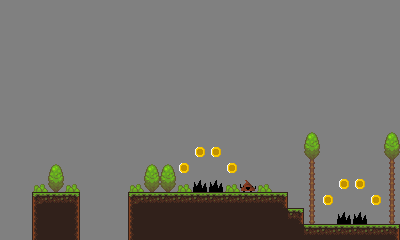

Rendered tile map (Tiled .tmx) drawn with the repository's tilesets; below, a short description and the full map source, tile grids included:
An orthogonal 25x15 tile map with 16x16 px tiles, 1 tile layer (Kachelebene 1), 2 tilesets.

<map version="1.0" orientation="orthogonal" renderorder="right-down" width="25" height="15" tilewidth="16" tileheight="16" backgroundcolor="#808080">
 <tileset firstgid="1" source="tiles.tsx" />
 <tileset firstgid="177" source="tiles.tsx" />
 <layer name="Kachelebene 1" width="25" height="15">
  <data>
   <tile gid="0" />
   <tile gid="0" />
   <tile gid="0" />
   <tile gid="0" />
   <tile gid="0" />
   <tile gid="0" />
   <tile gid="0" />
   <tile gid="0" />
   <tile gid="0" />
   <tile gid="0" />
   <tile gid="0" />
   <tile gid="0" />
   <tile gid="0" />
   <tile gid="0" />
   <tile gid="0" />
   <tile gid="0" />
   <tile gid="0" />
   <tile gid="0" />
   <tile gid="0" />
   <tile gid="0" />
   <tile gid="0" />
   <tile gid="0" />
   <tile gid="0" />
   <tile gid="0" />
   <tile gid="0" />
   <tile gid="0" />
   <tile gid="0" />
   <tile gid="0" />
   <tile gid="0" />
   <tile gid="0" />
   <tile gid="0" />
   <tile gid="0" />
   <tile gid="0" />
   <tile gid="0" />
   <tile gid="0" />
   <tile gid="0" />
   <tile gid="0" />
   <tile gid="0" />
   <tile gid="0" />
   <tile gid="0" />
   <tile gid="0" />
   <tile gid="0" />
   <tile gid="0" />
   <tile gid="0" />
   <tile gid="0" />
   <tile gid="0" />
   <tile gid="0" />
   <tile gid="0" />
   <tile gid="0" />
   <tile gid="0" />
   <tile gid="0" />
   <tile gid="0" />
   <tile gid="0" />
   <tile gid="0" />
   <tile gid="0" />
   <tile gid="0" />
   <tile gid="0" />
   <tile gid="0" />
   <tile gid="0" />
   <tile gid="0" />
   <tile gid="0" />
   <tile gid="0" />
   <tile gid="0" />
   <tile gid="0" />
   <tile gid="0" />
   <tile gid="0" />
   <tile gid="0" />
   <tile gid="0" />
   <tile gid="0" />
   <tile gid="0" />
   <tile gid="0" />
   <tile gid="0" />
   <tile gid="0" />
   <tile gid="0" />
   <tile gid="0" />
   <tile gid="0" />
   <tile gid="0" />
   <tile gid="0" />
   <tile gid="0" />
   <tile gid="0" />
   <tile gid="0" />
   <tile gid="0" />
   <tile gid="0" />
   <tile gid="0" />
   <tile gid="0" />
   <tile gid="0" />
   <tile gid="0" />
   <tile gid="0" />
   <tile gid="0" />
   <tile gid="0" />
   <tile gid="0" />
   <tile gid="0" />
   <tile gid="0" />
   <tile gid="0" />
   <tile gid="0" />
   <tile gid="0" />
   <tile gid="0" />
   <tile gid="0" />
   <tile gid="0" />
   <tile gid="0" />
   <tile gid="0" />
   <tile gid="0" />
   <tile gid="0" />
   <tile gid="0" />
   <tile gid="0" />
   <tile gid="0" />
   <tile gid="0" />
   <tile gid="0" />
   <tile gid="0" />
   <tile gid="0" />
   <tile gid="0" />
   <tile gid="0" />
   <tile gid="0" />
   <tile gid="0" />
   <tile gid="0" />
   <tile gid="0" />
   <tile gid="0" />
   <tile gid="0" />
   <tile gid="0" />
   <tile gid="0" />
   <tile gid="0" />
   <tile gid="0" />
   <tile gid="0" />
   <tile gid="0" />
   <tile gid="0" />
   <tile gid="0" />
   <tile gid="0" />
   <tile gid="0" />
   <tile gid="0" />
   <tile gid="0" />
   <tile gid="0" />
   <tile gid="0" />
   <tile gid="0" />
   <tile gid="0" />
   <tile gid="0" />
   <tile gid="0" />
   <tile gid="0" />
   <tile gid="0" />
   <tile gid="0" />
   <tile gid="0" />
   <tile gid="0" />
   <tile gid="0" />
   <tile gid="0" />
   <tile gid="0" />
   <tile gid="0" />
   <tile gid="0" />
   <tile gid="0" />
   <tile gid="0" />
   <tile gid="0" />
   <tile gid="0" />
   <tile gid="0" />
   <tile gid="0" />
   <tile gid="0" />
   <tile gid="0" />
   <tile gid="0" />
   <tile gid="0" />
   <tile gid="0" />
   <tile gid="0" />
   <tile gid="0" />
   <tile gid="0" />
   <tile gid="0" />
   <tile gid="0" />
   <tile gid="0" />
   <tile gid="0" />
   <tile gid="0" />
   <tile gid="0" />
   <tile gid="0" />
   <tile gid="0" />
   <tile gid="0" />
   <tile gid="0" />
   <tile gid="0" />
   <tile gid="0" />
   <tile gid="0" />
   <tile gid="0" />
   <tile gid="0" />
   <tile gid="0" />
   <tile gid="0" />
   <tile gid="0" />
   <tile gid="0" />
   <tile gid="0" />
   <tile gid="0" />
   <tile gid="0" />
   <tile gid="0" />
   <tile gid="0" />
   <tile gid="0" />
   <tile gid="0" />
   <tile gid="0" />
   <tile gid="0" />
   <tile gid="0" />
   <tile gid="0" />
   <tile gid="0" />
   <tile gid="0" />
   <tile gid="0" />
   <tile gid="0" />
   <tile gid="0" />
   <tile gid="0" />
   <tile gid="0" />
   <tile gid="0" />
   <tile gid="0" />
   <tile gid="0" />
   <tile gid="0" />
   <tile gid="0" />
   <tile gid="0" />
   <tile gid="0" />
   <tile gid="0" />
   <tile gid="0" />
   <tile gid="0" />
   <tile gid="0" />
   <tile gid="0" />
   <tile gid="0" />
   <tile gid="0" />
   <tile gid="0" />
   <tile gid="0" />
   <tile gid="0" />
   <tile gid="0" />
   <tile gid="0" />
   <tile gid="0" />
   <tile gid="0" />
   <tile gid="0" />
   <tile gid="113" />
   <tile gid="0" />
   <tile gid="0" />
   <tile gid="0" />
   <tile gid="0" />
   <tile gid="113" />
   <tile gid="0" />
   <tile gid="0" />
   <tile gid="0" />
   <tile gid="0" />
   <tile gid="0" />
   <tile gid="0" />
   <tile gid="0" />
   <tile gid="0" />
   <tile gid="0" />
   <tile gid="0" />
   <tile gid="0" />
   <tile gid="0" />
   <tile gid="68" />
   <tile gid="68" />
   <tile gid="0" />
   <tile gid="0" />
   <tile gid="0" />
   <tile gid="0" />
   <tile gid="0" />
   <tile gid="129" />
   <tile gid="0" />
   <tile gid="0" />
   <tile gid="0" />
   <tile gid="0" />
   <tile gid="129" />
   <tile gid="0" />
   <tile gid="0" />
   <tile gid="0" />
   <tile gid="113" />
   <tile gid="0" />
   <tile gid="0" />
   <tile gid="0" />
   <tile gid="0" />
   <tile gid="0" />
   <tile gid="113" />
   <tile gid="113" />
   <tile gid="68" />
   <tile gid="0" />
   <tile gid="0" />
   <tile gid="68" />
   <tile gid="0" />
   <tile gid="0" />
   <tile gid="0" />
   <tile gid="0" />
   <tile gid="145" />
   <tile gid="0" />
   <tile gid="0" />
   <tile gid="0" />
   <tile gid="0" />
   <tile gid="145" />
   <tile gid="0" />
   <tile gid="0" />
   <tile gid="97" />
   <tile gid="129" />
   <tile gid="97" />
   <tile gid="0" />
   <tile gid="0" />
   <tile gid="0" />
   <tile gid="97" />
   <tile gid="129" />
   <tile gid="129" />
   <tile gid="97" />
   <tile gid="65" />
   <tile gid="65" />
   <tile gid="97" />
   <tile gid="69" />
   <tile gid="97" />
   <tile gid="0" />
   <tile gid="0" />
   <tile gid="145" />
   <tile gid="0" />
   <tile gid="68" />
   <tile gid="68" />
   <tile gid="0" />
   <tile gid="145" />
   <tile gid="0" />
   <tile gid="0" />
   <tile gid="18" />
   <tile gid="19" />
   <tile gid="20" />
   <tile gid="0" />
   <tile gid="0" />
   <tile gid="0" />
   <tile gid="18" />
   <tile gid="19" />
   <tile gid="19" />
   <tile gid="19" />
   <tile gid="19" />
   <tile gid="19" />
   <tile gid="19" />
   <tile gid="19" />
   <tile gid="19" />
   <tile gid="20" />
   <tile gid="0" />
   <tile gid="145" />
   <tile gid="68" />
   <tile gid="0" />
   <tile gid="0" />
   <tile gid="68" />
   <tile gid="145" />
   <tile gid="0" />
   <tile gid="0" />
   <tile gid="34" />
   <tile gid="35" />
   <tile gid="36" />
   <tile gid="0" />
   <tile gid="0" />
   <tile gid="0" />
   <tile gid="34" />
   <tile gid="35" />
   <tile gid="35" />
   <tile gid="35" />
   <tile gid="35" />
   <tile gid="35" />
   <tile gid="35" />
   <tile gid="35" />
   <tile gid="35" />
   <tile gid="35" />
   <tile gid="20" />
   <tile gid="145" />
   <tile gid="0" />
   <tile gid="65" />
   <tile gid="65" />
   <tile gid="0" />
   <tile gid="145" />
   <tile gid="0" />
   <tile gid="0" />
   <tile gid="34" />
   <tile gid="35" />
   <tile gid="36" />
   <tile gid="0" />
   <tile gid="0" />
   <tile gid="0" />
   <tile gid="34" />
   <tile gid="35" />
   <tile gid="35" />
   <tile gid="35" />
   <tile gid="35" />
   <tile gid="35" />
   <tile gid="35" />
   <tile gid="35" />
   <tile gid="35" />
   <tile gid="35" />
   <tile gid="35" />
   <tile gid="19" />
   <tile gid="19" />
   <tile gid="19" />
   <tile gid="19" />
   <tile gid="19" />
   <tile gid="20" />
  </data>
 </layer>
</map>
